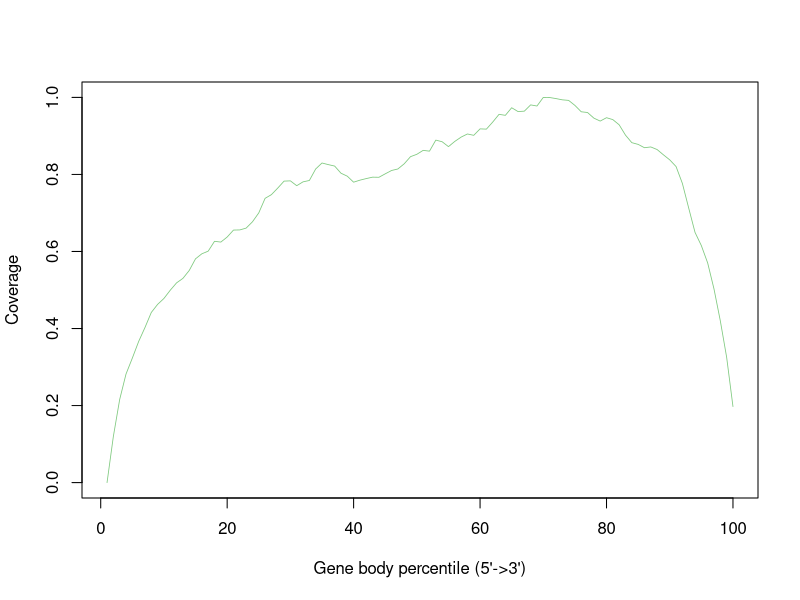

Here is the R script that generated this plot:
ERR458498_sorted <- c(0.0,0.11991802537596817,0.21581628040143455,0.2817576323799765,0.32316687260781773,0.36632410114221997,0.4026099273680721,0.441668424700883,0.4627346975678852,0.4781049395738525,0.49947258973508935,0.5185799101895663,0.5301829360176005,0.5507067297549803,0.5810855610138332,0.5940447846659233,0.6008860492450498,0.6264428437961485,0.6244236159247762,0.6375335282239836,0.6555860281486393,0.6559778186311443,0.6606793044212049,0.6770440914981465,0.7002501431542147,0.7380127181218167,0.7475965160784787,0.7645941954733131,0.7826768331273922,0.7833700009041319,0.7708025677345469,0.7807781561737138,0.7843042705162593,0.8142611735631837,0.8297218287574214,0.8255025466381363,0.8217654681896266,0.8032307645941955,0.7954853681323649,0.7799041620204333,0.7851782646695398,0.7892769958711311,0.7929537988607939,0.7926222838371357,0.8016033272053283,0.8102528555498629,0.8142008981043368,0.8276121876977789,0.8461770290226335,0.8522949880955969,0.862541816099575,0.8604623127693559,0.8891534311804948,0.8849040113317863,0.8722160272445074,0.8857177300262198,0.8969289653717489,0.9050661523160846,0.9015701757029625,0.9183267532624092,0.9176335854856695,0.9359573249751364,0.9560591905005877,0.9534673457701697,0.9732075585425394,0.9632621078327959,0.9642867906331937,0.9805913022512884,0.9776378047677888,1.0,0.9997287604351888,0.9969862270576535,0.9937313522799193,0.9922847412675929,0.9792953798860794,0.9627196287031735,0.9607908140200717,0.9462041529791145,0.9385491697055544,0.9473192489677827,0.942346523612911,0.9288448208311986,0.9020825171031615,0.8825231307073325,0.8780326090232362,0.8693830806787016,0.8714023085500738,0.864681594888641,0.8509689280009644,0.837859015701757,0.8204996835538411,0.7766794249721226,0.7126066122178355,0.6495283445345228,0.6152316084506193,0.5701757029625388,0.5026671890539767,0.4199391217865646,0.32539706458515416,0.1974021277236973)


pdf("/home/mashxp/Documents/MyVault/Atlas/LuuLoi_RNA-seq_course/exercise/_data/rseqc/ERR458498/ERR458498.geneBodyCoverage.curves.pdf")
x=1:100
icolor = colorRampPalette(c("#7fc97f","#beaed4","#fdc086","#ffff99","#386cb0","#f0027f"))(1)
plot(x,ERR458498_sorted,type='l',xlab="Gene body percentile (5'->3')", ylab="Coverage",lwd=0.8,col=icolor[1])
dev.off()
